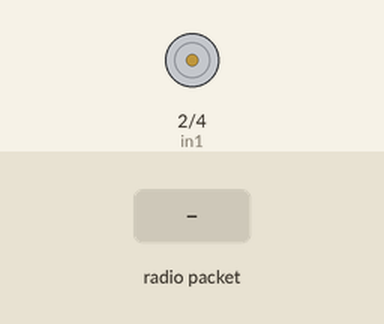
A sketch run on a simulated Arduino Uno, built with avr-gcc and run on an emulated ATmega328P. On the bench: motor-driver pin pairs drawn as motors (green arrow = first pin HIGH = forward, orange = second pin HIGH = backward, longer = more drive, scaled by the enable pin). The test bench sets the inputs (shaded band). No radio packets arrive unless stated.

Above: at 1.2 s.
1.3 s: radio packet "a" arrives
At 2.0 s:
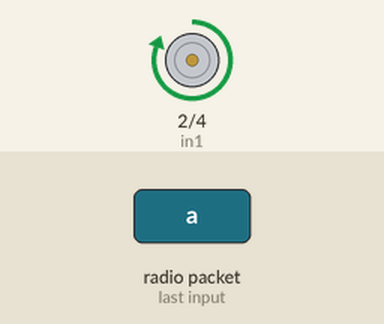
Timing chart, 0 to 4.3 s (numbered marks = the images above; inputs shaded):
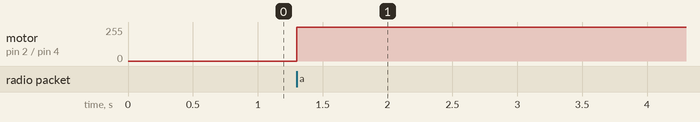

The sketch:

Bike_Ignition_RX.ino
```cpp
#include <VirtualWire.h>
int in1=2;
int in2=4;
int enA=3;
void setup()
{
    pinMode(enA, OUTPUT);
    pinMode(in1, OUTPUT);
    pinMode(in2, OUTPUT);
    vw_set_rx_pin(11);
    vw_setup(2000);
    vw_rx_start();
}

void loop()
{
    uint8_t buf[VW_MAX_MESSAGE_LEN];
    uint8_t buflen = VW_MAX_MESSAGE_LEN;

    if (vw_get_message(buf, &buflen))
    {
      if(buf[0]=='a')
      {
       Serial.println("print");
       digitalWrite(in1,HIGH);
       digitalWrite(in2,LOW);
       digitalWrite(enA, 100);
      }
      else if(buf[0]=='b')
      {
       delay(2000);
      }
    }
}
```

Measured:
- after the input at 1.3 s, motor on pin 2 (in1) / pin 4 (in2): stopped → forward 255/255 at once
